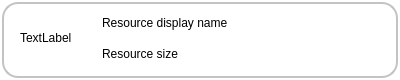
<?xml version="1.0" encoding="UTF-8"?>
<ui version="4.0">
 <class>GenericResourceDisplayWidget</class>
 <widget class="QWidget" name="GenericResourceDisplayWidget">
  <property name="geometry">
   <rect>
    <x>0</x>
    <y>0</y>
    <width>400</width>
    <height>80</height>
   </rect>
  </property>
  <property name="sizePolicy">
   <sizepolicy hsizetype="Fixed" vsizetype="Fixed">
    <horstretch>0</horstretch>
    <verstretch>0</verstretch>
   </sizepolicy>
  </property>
  <property name="minimumSize">
   <size>
    <width>400</width>
    <height>80</height>
   </size>
  </property>
  <property name="maximumSize">
   <size>
    <width>400</width>
    <height>80</height>
   </size>
  </property>
  <property name="windowTitle">
   <string>Form</string>
  </property>
  <property name="styleSheet">
   <string notr="true">QWidget#GenericResourceDisplayWidget {
background-color: rgb(255, 255, 255);
border: 2px solid;
border-color: rgb(195, 195, 195);
border-radius: 16px;
margin: 2px;
padding: 2px;
}</string>
  </property>
  <property name="locale">
   <locale language="English" country="UnitedStates"/>
  </property>
  <widget class="QWidget" name="layoutWidget">
   <property name="geometry">
    <rect>
     <x>20</x>
     <y>10</y>
     <width>357</width>
     <height>56</height>
    </rect>
   </property>
   <layout class="QHBoxLayout" name="horizontalLayout">
    <item>
     <widget class="QLabel" name="resourceIconLabel">
      <property name="sizePolicy">
       <sizepolicy hsizetype="Minimum" vsizetype="Minimum">
        <horstretch>0</horstretch>
        <verstretch>0</verstretch>
       </sizepolicy>
      </property>
      <property name="minimumSize">
       <size>
        <width>32</width>
        <height>32</height>
       </size>
      </property>
      <property name="text">
       <string notr="true">TextLabel</string>
      </property>
     </widget>
    </item>
    <item>
     <spacer name="resourceIconNameSizeSpacer">
      <property name="orientation">
       <enum>Qt::Horizontal</enum>
      </property>
      <property name="sizeType">
       <enum>QSizePolicy::MinimumExpanding</enum>
      </property>
      <property name="sizeHint" stdset="0">
       <size>
        <width>5</width>
        <height>20</height>
       </size>
      </property>
     </spacer>
    </item>
    <item>
     <layout class="QVBoxLayout" name="resourceNameSizeVerticalLayout">
      <item>
       <widget class="QLabel" name="resourceDisplayNameLabel">
        <property name="sizePolicy">
         <sizepolicy hsizetype="Minimum" vsizetype="Minimum">
          <horstretch>0</horstretch>
          <verstretch>0</verstretch>
         </sizepolicy>
        </property>
        <property name="minimumSize">
         <size>
          <width>160</width>
          <height>24</height>
         </size>
        </property>
        <property name="text">
         <string notr="true">Resource display name</string>
        </property>
        <property name="wordWrap">
         <bool>true</bool>
        </property>
       </widget>
      </item>
      <item>
       <widget class="QLabel" name="resourceSizeLabel">
        <property name="sizePolicy">
         <sizepolicy hsizetype="Minimum" vsizetype="Minimum">
          <horstretch>0</horstretch>
          <verstretch>0</verstretch>
         </sizepolicy>
        </property>
        <property name="minimumSize">
         <size>
          <width>80</width>
          <height>24</height>
         </size>
        </property>
        <property name="text">
         <string notr="true">Resource size</string>
        </property>
       </widget>
      </item>
     </layout>
    </item>
    <item>
     <spacer name="resourceNameSizeButtonsSpacer">
      <property name="orientation">
       <enum>Qt::Horizontal</enum>
      </property>
      <property name="sizeType">
       <enum>QSizePolicy::MinimumExpanding</enum>
      </property>
      <property name="sizeHint" stdset="0">
       <size>
        <width>5</width>
        <height>20</height>
       </size>
      </property>
     </spacer>
    </item>
    <item>
     <widget class="QPushButton" name="openResourceButton">
      <property name="sizePolicy">
       <sizepolicy hsizetype="Minimum" vsizetype="Minimum">
        <horstretch>0</horstretch>
        <verstretch>0</verstretch>
       </sizepolicy>
      </property>
      <property name="minimumSize">
       <size>
        <width>36</width>
        <height>36</height>
       </size>
      </property>
      <property name="text">
       <string notr="true"/>
      </property>
      <property name="icon">
       <iconset theme="document-open">
        <normaloff/>
       </iconset>
      </property>
      <property name="iconSize">
       <size>
        <width>32</width>
        <height>32</height>
       </size>
      </property>
      <property name="flat">
       <bool>true</bool>
      </property>
     </widget>
    </item>
    <item>
     <widget class="QPushButton" name="saveResourceButton">
      <property name="minimumSize">
       <size>
        <width>36</width>
        <height>36</height>
       </size>
      </property>
      <property name="text">
       <string notr="true"/>
      </property>
      <property name="icon">
       <iconset theme="document-save-as">
        <normaloff/>
       </iconset>
      </property>
      <property name="iconSize">
       <size>
        <width>32</width>
        <height>32</height>
       </size>
      </property>
      <property name="flat">
       <bool>true</bool>
      </property>
     </widget>
    </item>
   </layout>
  </widget>
 </widget>
 <resources/>
 <connections/>
</ui>
